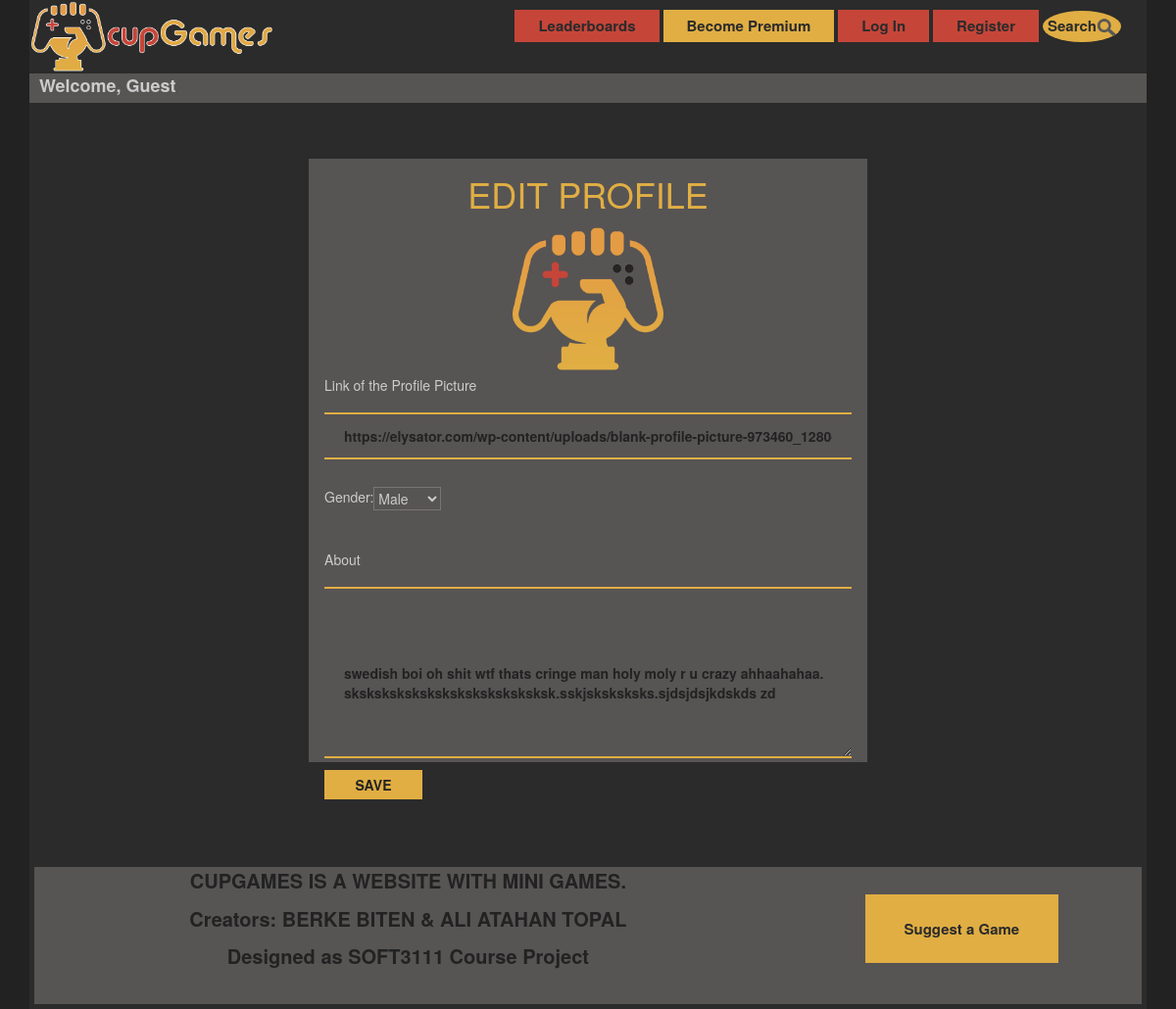
The page /editprofile/kelbero on the database as committed earlier.
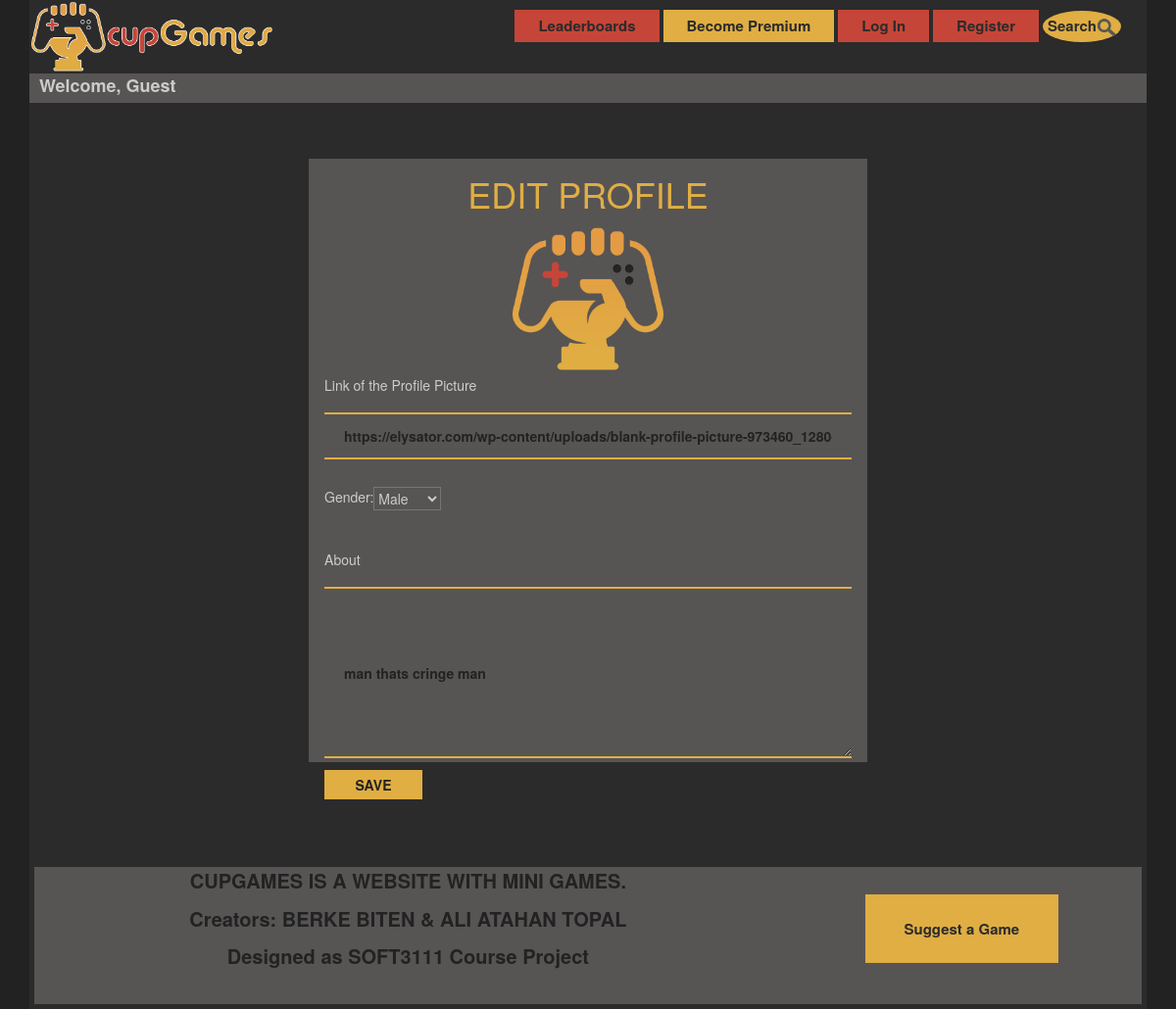
The same page on the database as committed later.
### cupApp/models.py (models this page shows, shortened)
class Account(models.Model):
    username = models.CharField(max_length=20, primary_key=True)
    password = models.CharField(max_length=50)
    email = models.CharField(max_length=100)
    date_of_birth = models.DateField(blank=True, null=True)
    gender = models.CharField(max_length=1)
    coins = models.IntegerField(default=500)
    level = models.IntegerField(default=1)
    type = models.CharField(max_length=2, default="FU")
    about_text = models.TextField(blank=True, null=True)
    registration_date = models.DateTimeField(default=timezone.now())
    isPremium = models.BooleanField(default=False)
    playLimit = models.IntegerField(default=15)
    last_visit_date = models.DateTimeField(default=timezone.now())
    warn_value = models.IntegerField(default=0)
    is_banned = models.BooleanField(default=False)
    profile_pic = models.CharField(max_length=1500, null=True, blank=True)

### cupApp/views.py (the view)
# urls.py: path('editprofile/<str:pk>', views.editprofile, name="editprofile"),
def editprofile(request, pk):
    account = get_object_or_404(Account, username=pk)
    if request.method == 'POST':
        gender = request.POST.get('dropdown')
        about = request.POST.get('about')
        profile_pic = request.POST.get('profile_pic')
        Account.objects.filter(username=account.username).update(gender=gender, about_text=about, profile_pic=profile_pic)
        return redirect('profile', pk=pk)
    return render(request, 'cupApp/editprofile.html', {'account': account})

### cupApp/templates/cupApp/editprofile.html (shortened to what this page needs)
{% extends 'cupApp/base.html' %}
{% load static %}
{% block content %}
    <div class="accountsettings">
        <h1>EDIT PROFILE</h1>
        <img src={% static 'img/CGLogoIcon.png' %}>
        <br method="post" action="{% url 'editprofile' pk=request.session.username %}">
        <p>Link of the Profile Picture</p>
        <input type="text" name="profile_pic" placeholder="{{ account.profile_pic }}"/>
        <div class="gender">
            <br><p>Gender: </p>
            <select name="dropdown">
                {% if account.gender == 'M' %}
                    <option value="M" selected>Male</option>
                {% else %}
                    <option value="M">Male</option>
                {% endif %}
            </select>
        </div>
        <br>
        <br><p>About</p>
        <textarea id="txtarea" type="text" name="about"
                  placeholder="{{ account.about_text }}"></textarea>
        <button type="submit">Save</button>
    </div>
{% endblock %}

Rows that differ between the two databases and show on the page:
changed Account "Male": about "swedish boi oh shit wtf thats cringe man holy moly r u crazy ahhaahahaa. sksksksksksksksksksksksksksk.sskjsksksksks.sjdsjdsjkdskds zd" → "man thats cringe man"
